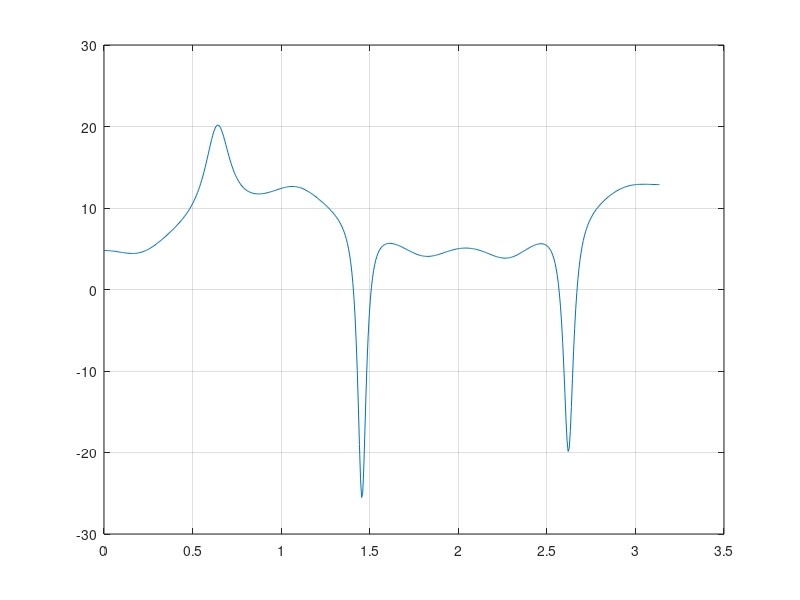

MATLAB code for this plot: (Note: this script raises an error after producing the figure.)
% Answer 2. )

% Group Delay of Second ORder Bandpass Filter using Butterworth Filter.
[z,p,k] = butter(6,0.2);
sos = zp2sos(z,p,k);


grpdelay(sos,128)

gd = grpdelay(sos,512);

[h,w] = freqz(sos,512);
pd = -unwrap(angle(h))./w;

plot(w/pi,gd,w/pi,pd)
grid
xlabel 'Normalized Frequency (\times\pi rad/sample)'
ylabel 'Group and phase delays'
legend('Group delay','Phase delay')




% Group Delay Response of Filter.
d = designfilt('lowpassiir','FilterOrder',6, ...
    'HalfPowerFrequency',0.2,'DesignMethod','butter');
grpdelay(d)


% Magnitude Response.
fs = 200;
d = designfilt('arbmagfir', ...
       'FilterOrder',88, ...
       'NumBands',4, ...
       'BandFrequencies1',[0 20], ...
       'BandFrequencies2',[25 40], ...
       'BandFrequencies3',[45 65], ...
       'BandFrequencies4',[70 100], ...
       'BandAmplitudes1',[2 2], ...
       'BandAmplitudes2',[0 0], ...
       'BandAmplitudes3',[1 1], ...
       'BandAmplitudes4',[0 0], ...
       'SampleRate',fs);
freqz(d,10:1/fs:78,fs)
filtord(d)

grpdelay(d,10:1/fs:78,fs)